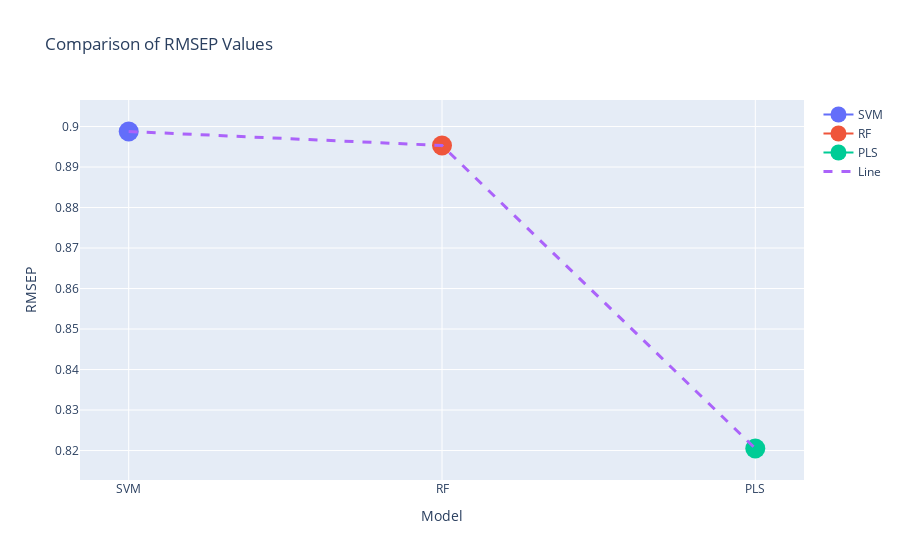

Notebook cell for this chart:
### Code cell
# Plotting the RMSEPs
# Extract RMSEP values
import plotly.graph_objects as go

rmsep_svm = overview_xrf_svm['RMSEP'].values[0]
rmsep_rf = overview_xrf_rf['RMSEP'].values[0]
rmsep_pls = overview_xrf_pls['RMSEP'].values[2]  # Assuming we want the RMSEP for LV_3

# Create a scatter plot with lines and markers
fig = go.Figure(data=[
    go.Scatter(name='SVM', x=['SVM'], y=[rmsep_svm], mode='lines+markers', marker=dict(symbol='circle', size=20), line=dict(width=2)),
    go.Scatter(name='RF', x=['RF'], y=[rmsep_rf], mode='lines+markers', marker=dict(symbol='circle', size=20), line=dict(width=2)),
    go.Scatter(name='PLS', x=['PLS'], y=[rmsep_pls], mode='lines+markers', marker=dict(symbol='circle', size=20), line=dict(width=2)),
    go.Scatter(name='Line', x=['SVM', 'RF', 'PLS'], y=[rmsep_svm, rmsep_rf, rmsep_pls], mode='lines', line=dict(dash='dash', width=3))
])

# Update layout
fig.update_layout(
    title='Comparison of RMSEP Values',
    xaxis_title='Model',
    yaxis_title='RMSEP'
)

# Show the figure
fig.show()

### Figure 1 — Plotly figure (JSON) as saved in the notebook; plotly's stock layout.template omitted (floating-point values rounded to 4 significant figures)
{"data": [{"line": {"width": 2}, "marker": {"size": 20, "symbol": "circle"}, "mode": "lines+markers", "name": "SVM", "type": "scatter", "x": ["SVM"], "y": [0.8988]}, {"line": {"width": 2}, "marker": {"size": 20, "symbol": "circle"}, "mode": "lines+markers", "name": "RF", "type": "scatter", "x": ["RF"], "y": [0.8953]}, {"line": {"width": 2}, "marker": {"size": 20, "symbol": "circle"}, "mode": "lines+markers", "name": "PLS", "type": "scatter", "x": ["PLS"], "y": [0.8205]}, {"line": {"dash": "dash", "width": 3}, "mode": "lines", "name": "Line", "type": "scatter", "x": ["SVM", "RF", "PLS"], "y": [0.8988, 0.8953, 0.8205]}], "layout": {"title": {"text": "Comparison of RMSEP Values"}, "xaxis": {"title": {"text": "Model"}}, "yaxis": {"title": {"text": "RMSEP"}}}}
